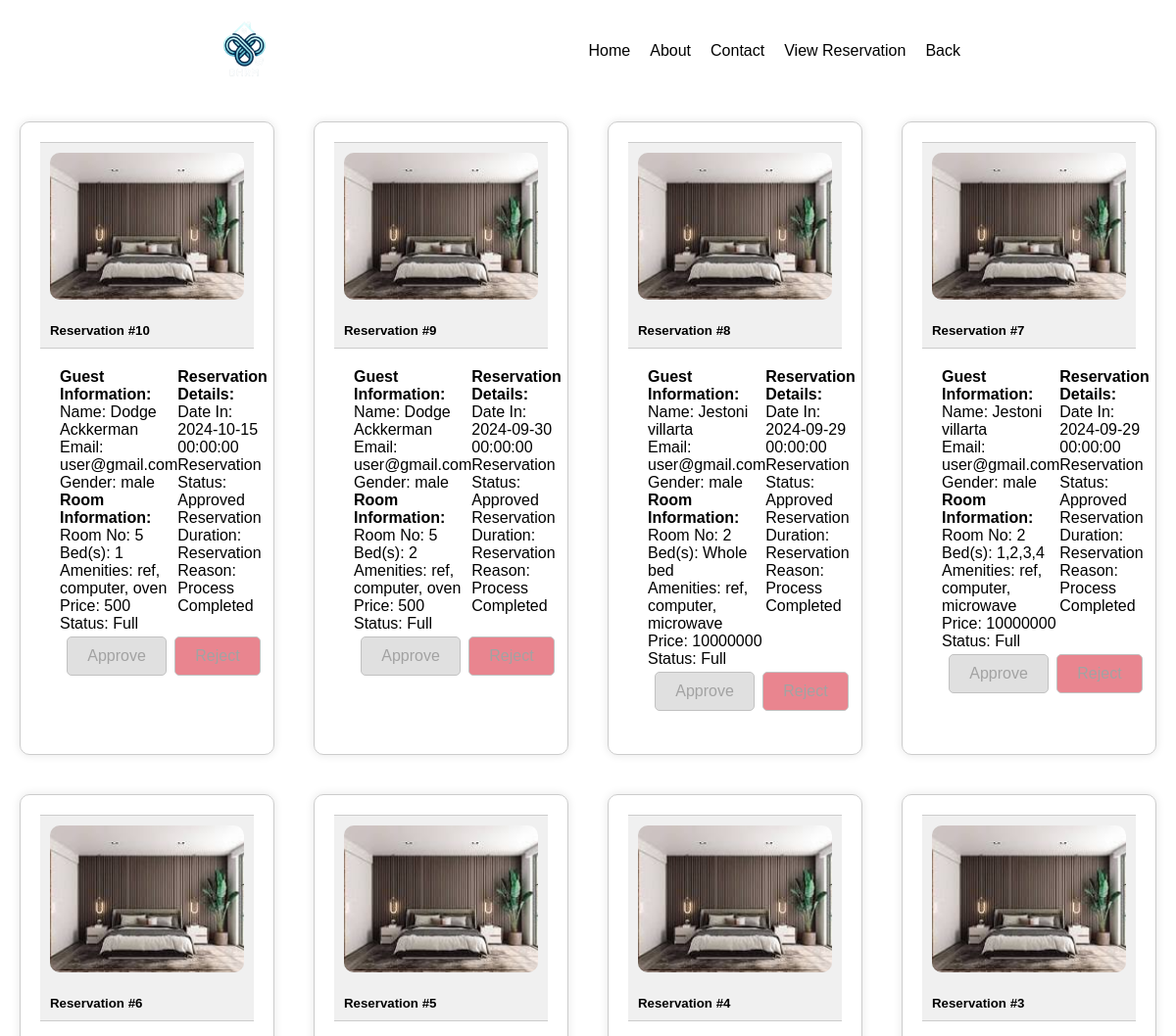
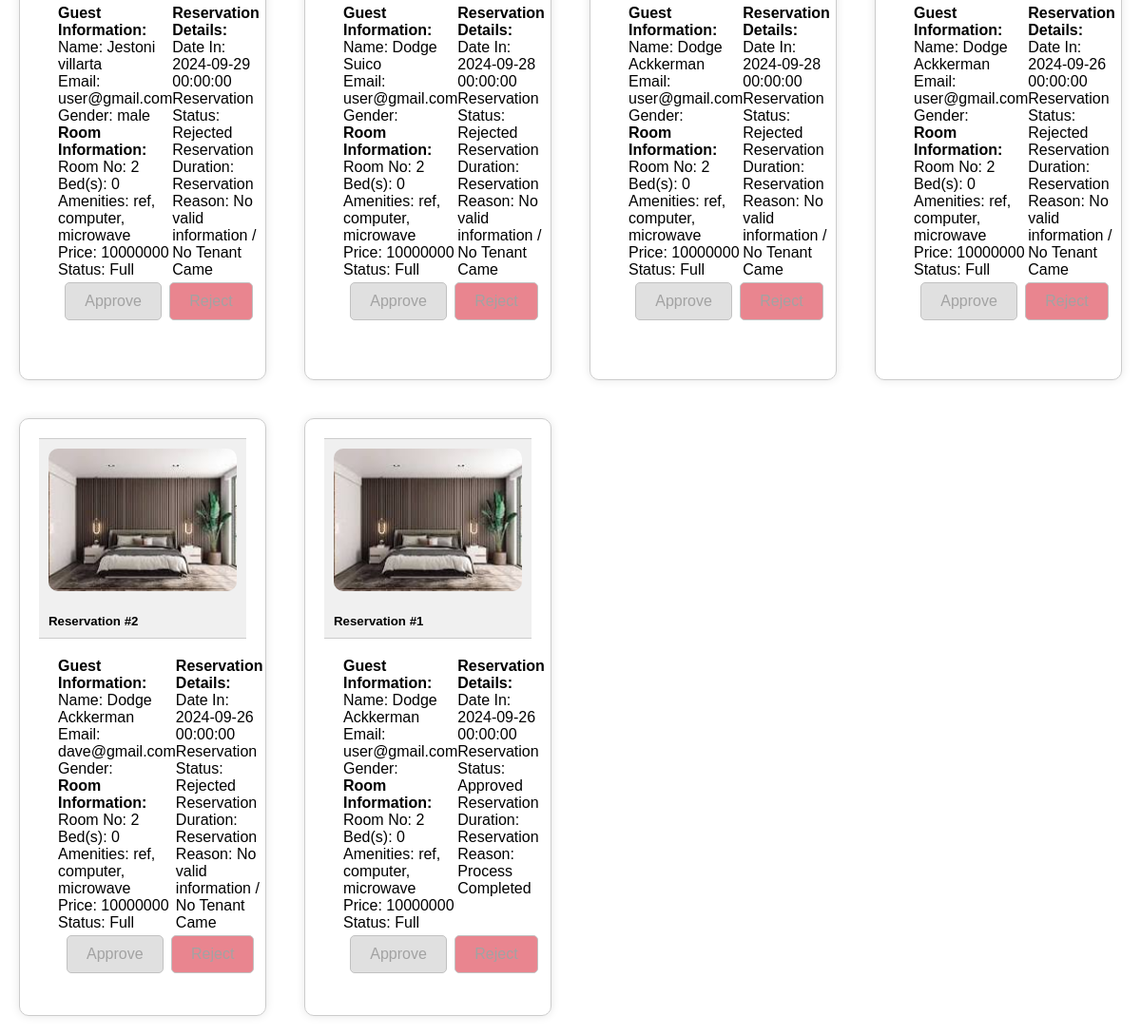
/reservation.php (signed in), run on the app's committed database (2 pictures, top to bottom).
### tables this page shows
CREATE TABLE `reservation` (
  `id` int(255) NOT NULL,
  `fname` varchar(255) NOT NULL,
  `lname` varchar(255) NOT NULL,
  `email` varchar(255) NOT NULL,
  `gender` varchar(255) NOT NULL,
  `date_in` datetime NOT NULL DEFAULT current_timestamp(),
  `addons` varchar(255) NOT NULL,
  `room_no` int(255) NOT NULL,
  `beds` varchar(255) NOT NULL,
  `capacity` int(255) NOT NULL,
  `amenities` varchar(255) NOT NULL,
  `price` int(255) NOT NULL,
  `image` varchar(255) NOT NULL,
  `status` varchar(255) NOT NULL,
  `res_stat` varchar(255) NOT NULL,
  `res_duration` varchar(255) NOT NULL,
  `res_reason` varchar(255) NOT NULL,
  `hname` varchar(255) NOT NULL
);

### reservation.php (the view, shortened to what this page needs)
<?php require 'php/connection.php';
?>
<!DOCTYPE html>
<html lang="en">
<head>
</head>
<body>
    <nav class="navbar">
        <a class="navbar-brand" href="#">
            <img src="images/logo.png" alt="">
        </a>
        <div class="nav-links">
            <a  class="nav-link" href="index.php">Home</a>
            <a  class="nav-link" href="about.php">About</a>
            <a  class="nav-link" href="contact.php">Contact</a>
            <?php
                if (!empty($_SESSION["uname"]) && !empty($_SESSION["role"]) && $_SESSION['role'] == 'landlord'){
                    echo '<a  class="nav-link" href="reservation.php">View Reservation</a>';
                }
            ?>
            <?php if (!empty($_SESSION['hname'])): ?>
                <a  class="nav-link" href="boardinghouse.php?hname=<?php echo $_SESSION['hname'];?>">Back</a>
            <?php else: ?>
                <a  class="nav-link" href="index.php">Back</a>
            <?php endif; ?>
        </div>
    </nav>
    <div class="container">
        <?php
        if (!empty($_SESSION) && $_SESSION['role'] == 'landlord') {
            $hname = $_SESSION['hname'];
            $query = "SELECT * FROM reservation WHERE hname = '$hname' order by id desc";
            $result = mysqli_query($conn, $query);
            while ($fetch = mysqli_fetch_assoc($result)) {
        ?>
        <div class="card">
            <div class="card-footer">
                <img src="<?php echo $fetch['image']; ?>">
            </div>
            <div class="card-header">
                <h5>Reservation #<?php echo $fetch['id']; ?></h5>
            </div>
            <div class="card-body">
                <div class="row">
                    <div class="col-md-6">
                        <p><strong>Guest Information:</strong></p>
                        <p>Name: <?php echo $fetch['fname'] . ' ' . $fetch['lname']; ?></p>
                        <p>Email: <?php echo $fetch['email']; ?></p>
                        <p>Gender: <?php echo $fetch['gender']; ?></p>
                    </div>
                    <div class="col-md-6">
                        <p><strong>Room Information:</strong></p>
                        <p>Room No: <?php echo $fetch['room_no']; ?></p>
                        <p>Bed(s): <?php echo $fetch['beds']; ?></p>
                        <p>Amenities: <?php echo $fetch['amenities']; ?></p>
                        <p>Price: <?php echo $fetch['price']; ?></p>
                        <p>Status: <?php echo $fetch['status']; ?></p>
                    </div>
                </div>
                <div class="row">
                    <div class="col-md-12">
                        <p><strong>Reservation Details:</strong></p>
                        <p>Date In: <?php echo $fetch['date_in']; ?></p>
                        <p>Reservation Status: <?php echo $fetch['res_stat']; ?></p>
                        <p>Reservation Duration: <?php echo $fetch['res_duration']; ?></p>
                        <p>Reservation Reason: <?php echo $fetch['res_reason']; ?></p>
                    </div>
                </div>
                <?php if (!empty($_SESSION["uname"]) && !empty($_SESSION["role"]) && $_SESSION['role'] == 'landlord'){ ?>
                <div class="button-row">
                    <div class="button-col">
                        <?php if($fetch['res_stat'] == 'Approved'): ?>
                            <a href="php/function.php?approve=<?php echo $fetch['id'];?>"><button disabled>Approve</button></a>
                            <a href="php/function.php?reject=<?php echo $fetch['id'];?>"><button class="reject" disabled>Reject</button></a>
                        <?php elseif($fetch['res_stat'] == 'Pending'): ?>
                            <a href="php/function.php?approve=<?php echo $fetch['id'];?>"><button>Approve</button></a>
                            <a href="php/function.php?reject=<?php echo $fetch['id'];?>"><button class="reject">Reject</button></a>
                        <?php elseif($fetch['res_stat'] == 'Rejected'): ?>
                            <a href="php/function.php?approve=<?php echo $fetch['id'];?>"><button disabled>Approve</button></a>
                            <a href="php/function.php?reject=<?php echo $fetch['id'];?>"><button class="reject" disabled>Reject</button></a>
                        <?php else: ?>
                        <?php endif; ?>
                    </div>
                </div>
                <?php } ?>
            </div>
        </div>
        <?php
            }
        }
        ?>
    </div>
</body>
</html>

### reservation.php (style rules this page uses)
* { margin: 0; padding: 0; box-sizing: border-box; font-family: sans-serif; }
a { text-decoration: none; color: black; }
body { margin: 0; padding: 0; overflow-x: hidden; color: black; }
.navbar { margin: 0 200px; background-color: white; padding: 10px; display: flex; justify-content: space-between; align-items: center; }
.navbar a { color: black; }
.navbar-brand img { width: 80px; height: 80px; }
.nav-links { display: flex; justify-content: center; align-items: center; }
.nav-link { color: black; text-decoration: none; padding: 0 10px; }
button { background-color: #007BFF; color: white; border: none; padding: 10px 15px; text-align: center; text-decoration: none; display: inline-block; font-size: 14px; margin: 4px 2px; cursor: pointer; border-radius: 5px; transition: background-color 0.3s; }
button:disabled { background-color: #ccc; color: #666; border: 1px solid #999; cursor: not-allowed; opacity: 0.6; }
button.reject { background-color: #dc3545; }
img { width: 150px; height: auto; }
.container { width: auto; display: grid; grid-template-columns: 1fr 1fr 1fr 1fr; flex-wrap: wrap; grid-template-rows: 1fr 1fr; }
.card { margin: 20px; padding: 20px; border: 1px solid #ccc; border-radius: 10px; box-shadow: 0 0 10px rgba(0, 0, 0, 0.1); overflow: hidden; }
.card-header { background-color: #f0f0f0; padding: 10px; border-bottom: 1px solid #ccc; }
.card-body { width: auto; padding: 20px; display: grid; grid-template-columns: 1fr 1fr; }
.card-footer { padding: 10px; background-color: #f0f0f0; border-top: 1px solid #ccc; }
.card-footer img { width: 100%; height: 150px; object-fit: cover; border-radius: 10px; }
.reject { background-color: #ff0000; color: #fff; border: none; padding: 10px 20px; font-size: 16px; cursor: pointer; }
button { background-color: #4CAF50; color: #fff; border: none; padding: 10px 20px; font-size: 16px; cursor: pointer; }
.button-row { margin: auto; grid-column-start: 1; grid-column-end: 3; }

### data on the page
reservation: image (picture), id "10", fname "Dodge", lname "Ackkerman", email "user@gmail.com", gender "male", room_no "5", beds "1", amenities "ref, computer, oven", price "500", status "Full", date_in "2024-10-15 00:00:00", res_stat "Approved", res_reason "Process Completed"
reservation: image (picture), id "9", fname "Dodge", lname "Ackkerman", email "user@gmail.com", gender "male", room_no "5", beds "2", amenities "ref, computer, oven", price "500", status "Full", date_in "2024-09-30 00:00:00", res_stat "Approved", res_reason "Process Completed"
reservation: image (picture), id "8", fname "Jestoni", lname "villarta", email "user@gmail.com", gender "male", room_no "2", beds "Whole bed", amenities "ref, computer, microwave", price "10000000", status "Full", date_in "2024-09-29 00:00:00", res_stat "Approved", res_reason "Process Completed"
reservation: image (picture), id "7", fname "Jestoni", lname "villarta", email "user@gmail.com", gender "male", room_no "2", beds "1,2,3,4", amenities "ref, computer, microwave", price "10000000", status "Full", date_in "2024-09-29 00:00:00", res_stat "Approved", res_reason "Process Completed"
reservation: image (picture), id "6", fname "Jestoni", lname "villarta", email "user@gmail.com", gender "male", room_no "2", beds "0", amenities "ref, computer, microwave", price "10000000", status "Full", date_in "2024-09-29 00:00:00", res_stat "Rejected", res_reason "No valid information / No Tenant Came"
reservation: image (picture), id "5", fname "Dodge", lname "Suico", email "user@gmail.com", room_no "2", beds "0", amenities "ref, computer, microwave", price "10000000", status "Full", date_in "2024-09-28 00:00:00", res_stat "Rejected", res_reason "No valid information / No Tenant Came"
reservation: image (picture), id "4", fname "Dodge", lname "Ackkerman", email "user@gmail.com", room_no "2", beds "0", amenities "ref, computer, microwave", price "10000000", status "Full", date_in "2024-09-28 00:00:00", res_stat "Rejected", res_reason "No valid information / No Tenant Came"
reservation: image (picture), id "3", fname "Dodge", lname "Ackkerman", email "user@gmail.com", room_no "2", beds "0", amenities "ref, computer, microwave", price "10000000", status "Full", date_in "2024-09-26 00:00:00", res_stat "Rejected", res_reason "No valid information / No Tenant Came"
reservation: image (picture), id "2", fname "Dodge", lname "Ackkerman", email "dave@gmail.com", room_no "2", beds "0", amenities "ref, computer, microwave", price "10000000", status "Full", date_in "2024-09-26 00:00:00", res_stat "Rejected", res_reason "No valid information / No Tenant Came"
reservation: image (picture), id "1", fname "Dodge", lname "Ackkerman", email "user@gmail.com", room_no "2", beds "0", amenities "ref, computer, microwave", price "10000000", status "Full", date_in "2024-09-26 00:00:00", res_stat "Approved", res_reason "Process Completed"
